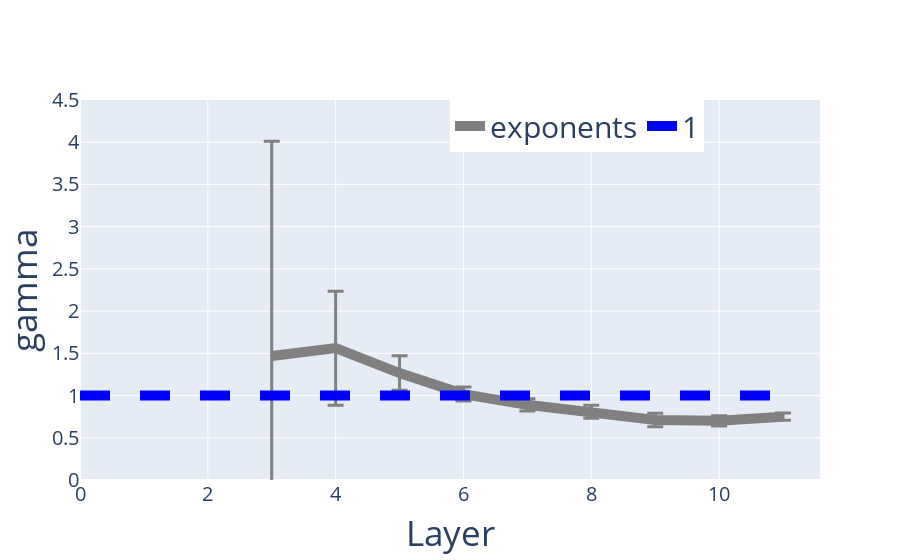

The code cell stored with this chart in its notebook:
### Code cell
x = np.linspace(1,len(layers),len(layers))

fig = go.Figure()

fig.add_scatter(x = x, y=exps, error_y=dict(type="data", array=exps_errors, visible=True, width=8, thickness=3), name="exponents", mode="lines", marker=dict(size=10), line=dict(width=10, color="gray"))
fig.add_trace(go.Scatter(y=[1,1], x=[0,len(layers)], name="1", mode="lines", line=dict(width=10, color="blue", dash="dash")))


fig.update_traces(marker_size=20)
fig.update_layout(xaxis=dict(title="Layer", exponentformat = 'e', tickfont=dict(size=20), title_font_size=35),
                  yaxis_title="gamma",
                  yaxis=dict(range=(0,4.5),tickfont=dict(size=20), title_font=dict(size=35)),
                 legend=dict(font_size=30, orientation="h", x=0.5, y=1))
fig.show()

### Figure 1 — Plotly figure (JSON) as saved in the notebook; plotly's stock layout.template omitted (floating-point values rounded to 4 significant figures)
{"data": [{"error_y": {"array": [null, null, 2.544, 0.6748, 0.2041, 0.08297, 0.07289, 0.07687, 0.08073, 0.06119, 0.04319, 0.05529, 0.07619, 0.06476, 0.07015, 0.04509, 0.07866, 0.1554, 0.08722, 0.1551, 0.2569], "thickness": 3, "type": "data", "visible": true, "width": 8}, "line": {"color": "gray", "width": 10}, "marker": {"size": 20}, "mode": "lines", "name": "exponents", "type": "scatter", "x": [1, 2, 3, 4, 5, 6, 7, 8, 9, 10, 11], "y": [null, null, 1.469, 1.561, 1.266, 1.017, 0.8903, 0.8093, 0.71, 0.701, 0.7497, 0.8034, 0.862, 0.8802, 0.9324, 0.9656, 0.9886, 1.065, 1.064, 1.149, 1.221]}, {"line": {"color": "blue", "dash": "dash", "width": 10}, "marker": {"size": 20}, "mode": "lines", "name": "1", "type": "scatter", "x": [0, 11], "y": [1, 1]}], "layout": {"autosize": true, "legend": {"font": {"size": 30}, "orientation": "h", "x": 0.5, "y": 1}, "xaxis": {"autorange": true, "exponentformat": "e", "range": [0, 11.58], "tickfont": {"size": 20}, "title": {"font": {"size": 35}, "text": "Layer"}, "type": "linear"}, "yaxis": {"range": [0, 4.5], "tickfont": {"size": 20}, "title": {"font": {"size": 35}, "text": "gamma"}, "type": "linear"}}}
